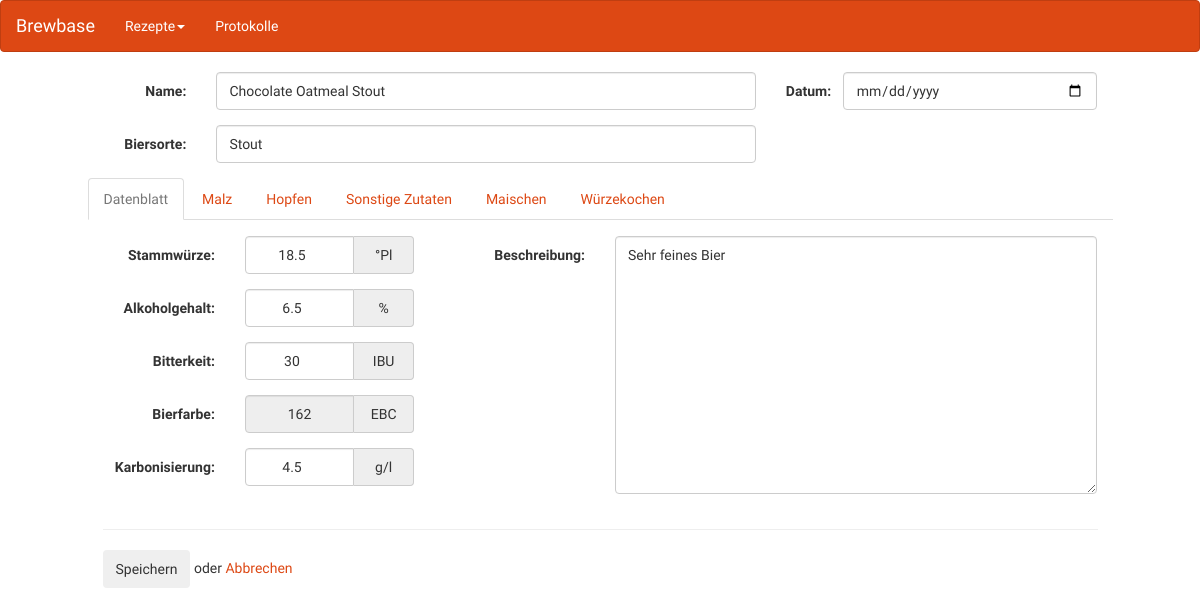
/recipes/1/edit/, run on the app's committed database.
### app/models.py (models this page shows, shortened)
class Recipe(db.Model):
    __tablename__ = 'recipes'
    id = Column(Integer, primary_key=True)
    date = Column(Date, default=func.now())
    description = Column(Text)
    name = Column(String(255), default='')
    beertype = Column(String(255), default='')
    original_gravity = Column(Float(precision=1))
    alcohol = Column(Float(precision=1))
    bitterness = Column(Integer)
    color = Column(Integer)
    carbonisation = Column(Float(precision=1))
    @property
    def ebc(self):
        try:
            return (sum(malt.qty * malt.ebc for malt in self.malts) /
                    sum(malt.qty for malt in self.malts))
        except (TypeError, ZeroDivisionError):
            return None
    @property
    def malt_qty(self):
        try:
            return sum(malt.qty for malt in self.malts)
        except TypeError:
            return None

### app/views.py (the view, shortened to what this page needs)
@app.route('/recipes/<int:recipe_id>/edit/', methods=['GET', 'POST'])
def edit_recipe(recipe_id):
    recipe = db.session.query(Recipe).get(recipe_id)
    if recipe is None:
        abort(404)
    if len(recipe.malts) == 0:
        recipe.malts = [RecipeMalt()]
    if len(recipe.hops) == 0:
        recipe.hops = [RecipeHop()]
    if len(recipe.miscs) == 0:
        recipe.miscs = [RecipeMisc()]
    if len(recipe.mash) == 0:
        recipe.mash = [RecipeMash()]
    form = RecipeForm(obj=recipe)
    return render_template(
        'recipe/edit.html', form=form, recipe=recipe,
        maltlist=Malt.query.order_by(Malt.name).all(),
        hoplist=Hop.query.order_by(Hop.name).all(),
        mash_templates=MashTemplate.query.all()
    )

### app/forms.py
class RecipeForm(Form):
    name = TextField('Name:', [Length(max=255)])
    date = DateField('Datum:', format='%d.%m.%Y')
    description = TextAreaField('Beschreibung:')
    beertype = TextField('Biersorte:', [Length(max=255)])
    original_gravity = DecimalField('Stammwürze:', places=1)
    alcohol = DecimalField('Alkoholgehalt:', places=1, validators=[Optional()])
    bitterness = IntegerField('Bitterkeit:')
    color = IntegerField('Farbe:')
    carbonisation = DecimalField('Karbonisierung:', places=1)
    malts = FieldList(FormField(MaltForm, default=lambda: RecipeMalt()))
    hops = FieldList(FormField(HopForm, default=lambda: RecipeHop()))
    miscs = FieldList(FormField(MiscForm, default=lambda: RecipeMisc()))
    mash = FieldList(FormField(MashForm, default=lambda: RecipeMash()))

class MaltForm(NoCsrfForm):
    name_ = TextField('Name:', [Length(max=80), Required()])
    qty = DecimalField('Menge (kg):')
    ebc = DecimalField('Farbe (EBC)', places=0)
    comment = TextAreaField('Bemerkungen:')

### app/templates/recipe/edit.html (shortened to what this page needs)
{% extends "base.html" %}
{% from "navbar.html" import mynavbar %}
{% from "common.html" import labeled_edit_field, decimal_field, malt_data, decimal_label %}
{% block navbar %}
  {{ mynavbar() }}
{% endblock %}
{% block content %}
<div class="row">
  <form id="main-form" class="form-horizontal" method="post">
    <div class="container-fluid col-sm-10 col-sm-offset-1">
      <div class="row">
        <div class="col-sm-8">
          {{ labeled_edit_field(form.name) }}
          {{ labeled_edit_field(form.beertype) }}
        </div>
        <div class="col-sm-4">
          {{ labeled_edit_field(form.date) }}
        </div>
      </div>
      <div class="row">
        <ul class="nav nav-tabs">
          <li class="active"><a data-toggle="tab" href="#recipe-datasheet">Datenblatt</a></li>
          <li><a data-toggle="tab" href="#recipe-malt">Malz</a></li>
          <li><a data-toggle="tab" href="#recipe-hop">Hopfen</a></li>
          <li><a data-toggle="tab" href="#recipe-misc">Sonstige Zutaten</a></li>
          <li><a data-toggle="tab" href="#recipe-mash">Maischen</a></li>
          <li><a data-toggle="tab" href="#">Würzekochen</a></li>
        </ul>
      </div>
      <div class="tab-content">
        <div id="recipe-datasheet" class="tab-pane fade in active">
          <div class="row">
            <div class="col-sm-4">
              {{ decimal_field(form.original_gravity, suffix="°Pl", step=0.1, class="form-control centered") }}
              {{ decimal_field(form.alcohol, suffix="%", step=0.1, class="form-control centered") }}
              {{ decimal_field(form.bitterness, suffix="IBU", class="form-control centered") }}
              {{ decimal_label("Bierfarbe:", recipe.ebc, suffix="EBC", class="form-control centered") }}
              {{ decimal_field(form.carbonisation, suffix="g/l", step=0.1, class="form-control centered")}}
            </div>
            <div class="col-sm-8">
              <div class="form-group">
                <label class="control-label col-sm-3">{{ form.description.label }}</label>
                <div class="col-sm-9">
                  {{ form.description(class="form-control", rows="12") }}
                </div>
              </div>
            </div>
          </div>
        </div>
        <hr class="divider"/>
        <div class="form-actions">
            <button type="submit" class="btn">Speichern</button>
            oder <a href="{{ url_for('recipe_list') }}">Abbrechen</a>
        </div>
      </div>
    </div>
  </form>
</div>
{% endblock %}

### app/templates/common.html (shortened to what this page needs)
{% macro labeled_edit_field(field) %}
  <div class="form-group{% if field.errors %} error{% endif %}">
    {{ field.label(class="control-label col-sm-2") }}
    <div class="col-sm-10">
      {{ field(class="form-control", **kwargs) }}
    </div>
  </div>
{% endmacro %}
{% macro decimal_field(field, suffix=None, readonly=False) %}
  <div class="form-group {% if field.errors %} error{% endif %}">
    {{ field.label(class="control-label col-sm-5") }}
    <div class="col-sm-7">
      <div class="input-group">
        {{ field(class="form-control", readonly=readonly, **kwargs) }}
        {% if suffix %}
          <div class="input-group-addon" style="width:60px">{{ suffix }}</div>
        {% endif %}
      </div>
    </div>
  </div>
{% endmacro %}
{% macro decimal_label(label, value, suffix=None, class="form-control") %}
  <div class="form-group">
    <label class="control-label col-sm-5")>{{ label }}</label>
    <div class="col-sm-7">
      <div class="input-group">
        <input class="{{ class }}" readonly="{{ readonly }}" value={% if value is none %}"-"{% else %}{{ "%.0f" | format(value) }}{% endif %}>
        {% if suffix %}
          <div class="input-group-addon" style="width:60px">{{ suffix }}</div>
        {% endif %}
      </div>
    </div>
  </div>
{% endmacro %}

### app/static/css/brewbase.css (style rules this page uses)
.centered { text-align: center; }

### app/templates/recipe/edit.html (style rules this page uses)
.tab-content { margin-top: 16px; }

### data on the page
Recipe: name "Chocolate Oatmeal Stout", beertype "Stout", original_gravity "18.5", alcohol "6.5", bitterness "30", carbonisation "4.5", description "Sehr feines Bier"

### other printed values
{{ field.label(class="control-label col-sm-2") }} "Name: Biersorte: Datum:"
{{ field.label(class="control-label col-sm-5") }} "Stammwürze: Alkoholgehalt: Bitterkeit: Karbonisierung:"
{{ suffix }} "°Pl % IBU g/l"
{{ label }} "Bierfarbe:"
{{ suffix }} "EBC"
